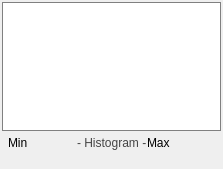
<?xml version="1.0" encoding="UTF-8"?>
<ui version="4.0">
 <class>HistogramWidget</class>
 <widget class="QWidget" name="HistogramWidget">
  <property name="geometry">
   <rect>
    <x>0</x>
    <y>0</y>
    <width>223</width>
    <height>169</height>
   </rect>
  </property>
  <property name="windowTitle">
   <string>Form</string>
  </property>
  <property name="styleSheet">
   <string notr="true">QWidget#histogram_window_{
	border: 1px solid gray;
	background-color: white;

}

QLabel#label_3{
	color: rgb(68, 68, 68);
}</string>
  </property>
  <layout class="QHBoxLayout" name="horizontalLayout_4">
   <property name="spacing">
    <number>0</number>
   </property>
   <property name="margin">
    <number>0</number>
   </property>
   <item>
    <widget class="QWidget" name="base_" native="true">
     <layout class="QVBoxLayout" name="verticalLayout_2">
      <property name="spacing">
       <number>2</number>
      </property>
      <property name="margin">
       <number>2</number>
      </property>
      <item>
       <widget class="QWidget" name="histogram_window_" native="true">
        <property name="sizePolicy">
         <sizepolicy hsizetype="Preferred" vsizetype="MinimumExpanding">
          <horstretch>0</horstretch>
          <verstretch>0</verstretch>
         </sizepolicy>
        </property>
        <layout class="QHBoxLayout" name="histogramLayout">
         <property name="spacing">
          <number>0</number>
         </property>
         <property name="margin">
          <number>2</number>
         </property>
        </layout>
       </widget>
      </item>
      <item>
       <widget class="QWidget" name="widget_3" native="true">
        <property name="minimumSize">
         <size>
          <width>53</width>
          <height>0</height>
         </size>
        </property>
        <layout class="QVBoxLayout" name="verticalLayout">
         <property name="spacing">
          <number>0</number>
         </property>
         <property name="margin">
          <number>0</number>
         </property>
         <item>
          <widget class="QWidget" name="widget_4" native="true">
           <layout class="QHBoxLayout" name="horizontalLayout">
            <property name="spacing">
             <number>0</number>
            </property>
            <property name="leftMargin">
             <number>6</number>
            </property>
            <property name="topMargin">
             <number>3</number>
            </property>
            <property name="rightMargin">
             <number>6</number>
            </property>
            <property name="bottomMargin">
             <number>0</number>
            </property>
            <item>
             <widget class="QLabel" name="label">
              <property name="text">
               <string>Min</string>
              </property>
             </widget>
            </item>
            <item>
             <widget class="QLabel" name="label_3">
              <property name="text">
               <string>- Histogram -</string>
              </property>
             </widget>
            </item>
            <item>
             <widget class="QLabel" name="label_2">
              <property name="layoutDirection">
               <enum>Qt::RightToLeft</enum>
              </property>
              <property name="text">
               <string>Max</string>
              </property>
             </widget>
            </item>
           </layout>
          </widget>
         </item>
         <item>
          <widget class="QWidget" name="widget_5" native="true">
           <layout class="QHBoxLayout" name="horizontalLayout_2">
            <property name="spacing">
             <number>0</number>
            </property>
            <property name="leftMargin">
             <number>6</number>
            </property>
            <property name="topMargin">
             <number>0</number>
            </property>
            <property name="rightMargin">
             <number>6</number>
            </property>
            <property name="bottomMargin">
             <number>3</number>
            </property>
            <item>
             <widget class="QLabel" name="min">
              <property name="text">
               <string/>
              </property>
             </widget>
            </item>
            <item>
             <widget class="QLabel" name="max">
              <property name="layoutDirection">
               <enum>Qt::RightToLeft</enum>
              </property>
              <property name="text">
               <string/>
              </property>
             </widget>
            </item>
           </layout>
          </widget>
         </item>
        </layout>
       </widget>
      </item>
     </layout>
    </widget>
   </item>
  </layout>
 </widget>
 <resources/>
 <connections/>
</ui>
